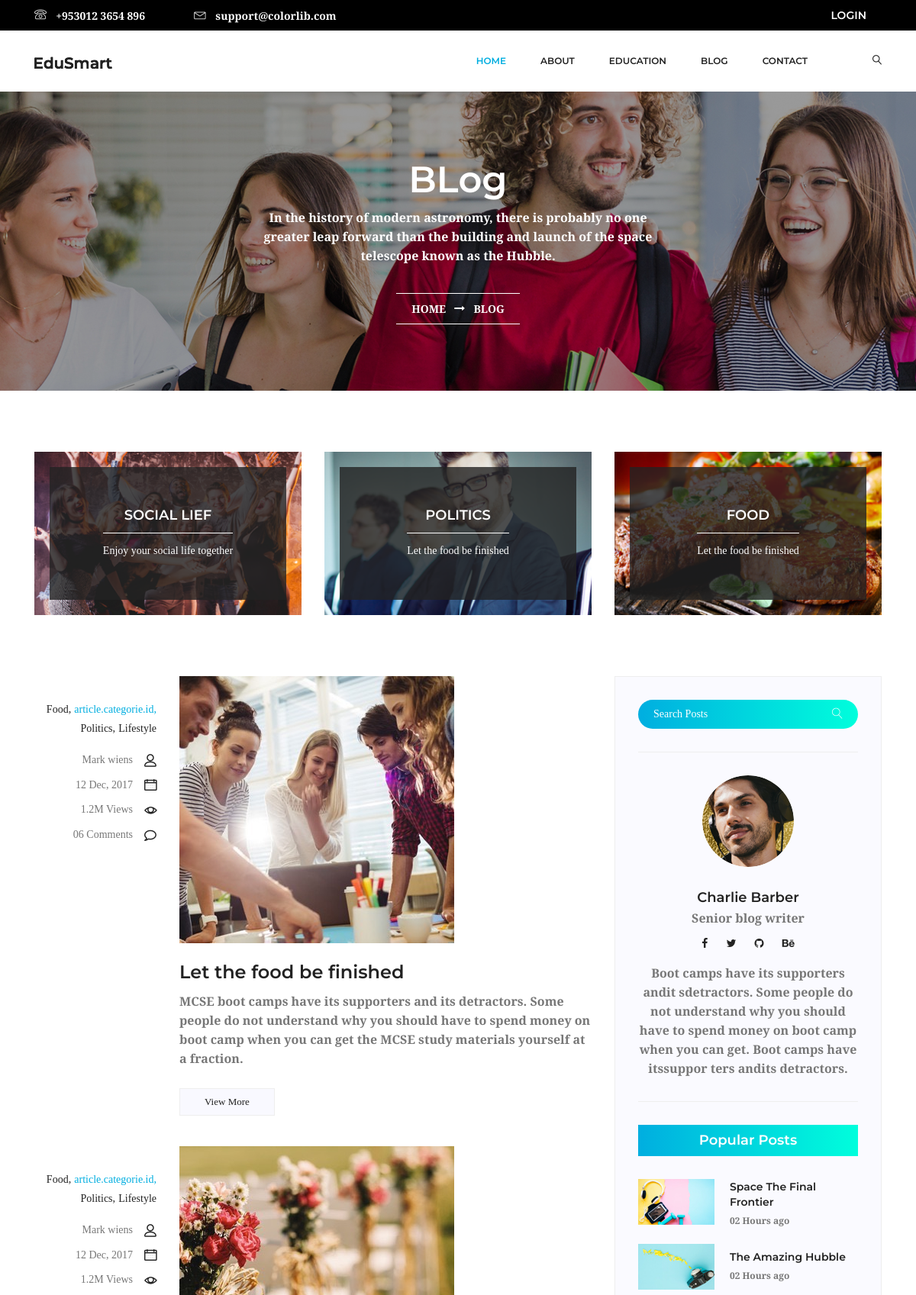
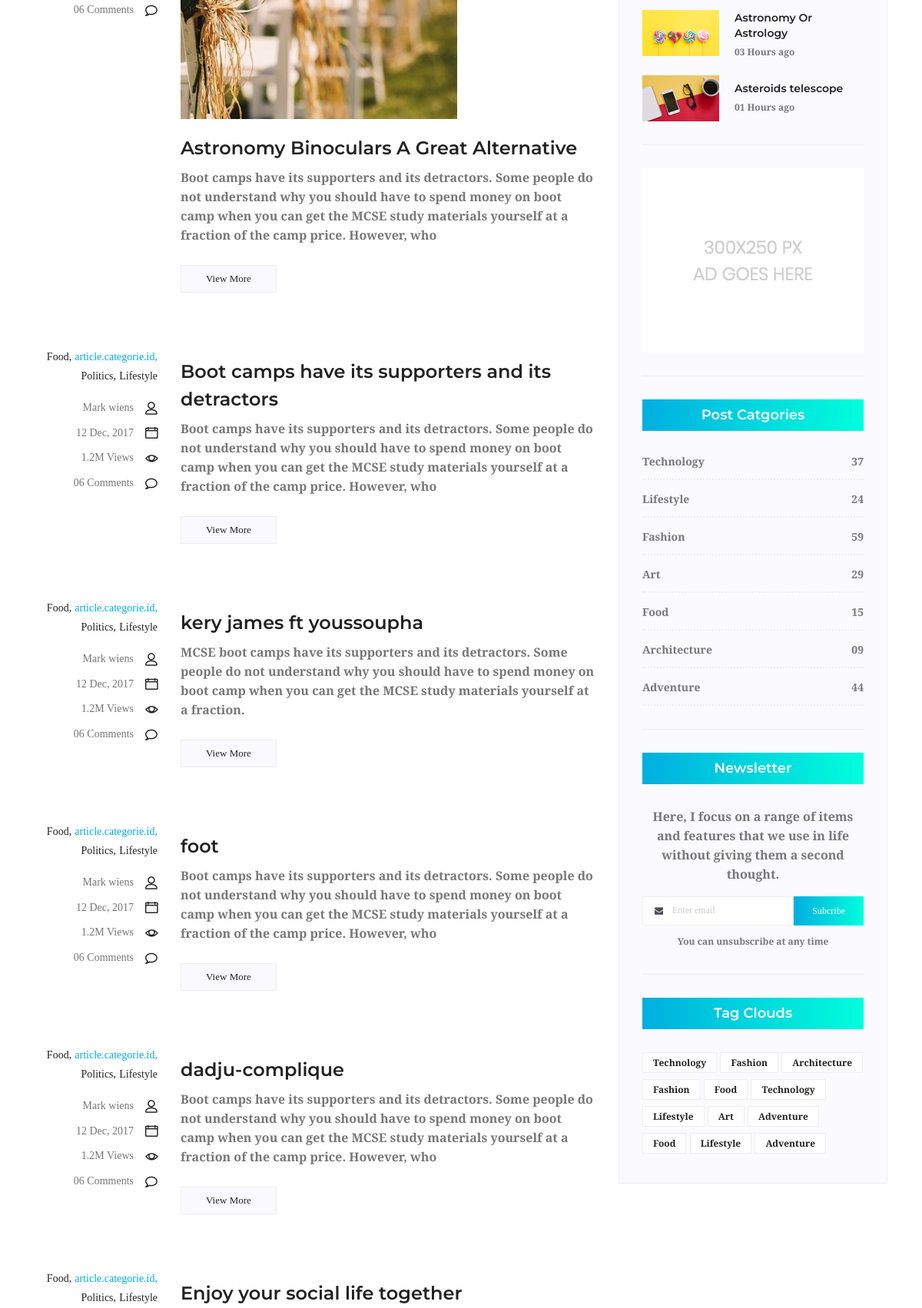
Screenshot of /blog/ (upper part) with the database file from the repository (2 pictures, top to bottom).
### blog_app/models.py (models this page shows, shortened)
class Categorie (models.Model):
    nom = models.CharField(max_length=225)
    titre = models.CharField(max_length =225)
    image = models.ImageField(blank=True, upload_to='img')
    statut = models.BooleanField(default = True)
    date_add = models.DateTimeField(auto_now_add= True)
    date_update = models.DateTimeField(auto_now= True)

class Artcle (models.Model):
    categorie = models.ForeignKey('Categorie', on_delete = models.CASCADE, related_name = 'categorie_article')
    auteur = models.ForeignKey(User, on_delete = models.CASCADE, related_name = 'user_article')
    tag = models.ManyToManyField("Tag")
    titre = models.CharField(max_length=255)
    description = models.CharField(max_length=225)
    contenue = HTMLField('contenue')
    image = models.ImageField(blank=True, upload_to='img')
    statut = models.BooleanField(default = True)
    date_add = models.DateTimeField(auto_now_add= True)
    date_update = models.DateTimeField(auto_now= True)

### blog_app/views.py (the view)
# urls.py: 2. Add a URL to urlpatterns:  path('blog/', include('blog.urls'))
def blog(request):
    cat_list = Categorie.objects.filter(statut=True)
    articles = Artcle.objects.filter(statut=True)
    data = {
        'cat_list': cat_list,
        'articles': articles,
    }
    return render(request, 'pages/blog.html', data)

### templates/pages/blog.html (shortened to what this page needs)
{% extends "bases/base.html" %}
{% block content %}
<section class="banner_area">
    <div class="banner_inner d-flex align-items-center">
        <div class="overlay"></div>
        <div class="container">
            <div class="row justify-content-center">
                <div class="col-lg-6">
                    <div class="banner_content text-center">
                        <h2>BLog</h2>
                        <p>In the history of modern astronomy, there is probably no one greater leap forward than
                            the
                            building and launch of the space telescope known as the Hubble.</p>
                        <div class="page_link">
                            <a href="index.html">Home</a>
                            <a href="blog.html">BLog</a>
                        </div>
                    </div>
                </div>
            </div>
        </div>
    </div>
</section>
<section class="blog_categorie_area">
    <div class="container">
        <div class="row">
            {% for categorie in cat_list %}
                {% if forloop.counter < 4 %}
                    <div class="col-lg-4">
                        <div class="categories_post">
                            <div class="categories_details">
                                <div class="categories_text">
                                    <a href="{% url 'blog_app:categorie' categorie.id %}">
                                        <h5>{{ categorie.nom }}</h5>
                                    </a>
                                    <div class="border_line"></div>
                                    <p>{{ categorie.titre }}</p>
                                </div>
                            </div>
                        </div>
                    </div>
                {% endif %}
            {% endfor %}
        </div>
    </div>
</section>
<section class="blog_area">
    <div class="container">
        <div class="row">
            <div class="col-lg-8">
                <div class="blog_left_sidebar">
                    {% for article in articles %}
                        <article class="row blog_item">
                            <div class="col-md-3">
                                <div class="blog_info text-right">
                                    <div class="post_tag">
                                        <a href="#">Food,</a>
                                        <a class="active" href="{% url 'blog_app:categorie' article.categorie.id %}">article.categorie.id,</a>
                                        <a href="#">Politics,</a>
                                        <a href="#">Lifestyle</a>
                                    </div>
                                    <ul class="blog_meta list">
                                        <li><a href="#">Mark wiens<i class="lnr lnr-user"></i></a></li>
                                        <li><a href="#">12 Dec, 2017<i class="lnr lnr-calendar-full"></i></a></li>
                                        <li><a href="#">1.2M Views<i class="lnr lnr-eye"></i></a></li>
                                        <li><a href="#">06 Comments<i class="lnr lnr-bubble"></i></a></li>
                                    </ul>
                                </div>
                            </div>
                            <div class="col-md-9">
                                <div class="blog_post">
                                    <img src="{{ article.image.url }}" alt="">
                                    <div class="blog_details">
                                        <a href="single-blog.html">
                                            <h2>{{ article.titre }}</h2>
                                        </a>
                                        <p>{{ article.description }}</p>
                                        <a href="single-blog.html" class="blog_btn">View More</a>
                                    </div>
                                </div>
                            </div>
                        </article>
                    {% endfor %}
                </div>
            </div>
            <div class="col-lg-4">
                <div class="blog_right_sidebar">
                    <aside class="single_sidebar_widget search_widget">
                        <div class="input-group">
                            <input type="text" class="form-control" placeholder="Search Posts">
                            <span class="input-group-btn">
                                <button class="btn btn-default" type="button"><i class="lnr lnr-magnifier"></i></button>
                            </span>
                        </div>
                        <div class="br"></div>
                    </aside>
                    <aside class="single_sidebar_widget author_widget">
                        <img class="author_img rounded-circle" src="/static/img/blog/author.png" alt="">
                        <h4>Charlie Barber</h4>
                        <p>Senior blog writer</p>
                        <div class="social_icon">
                            <a href="#"><i class="fa fa-facebook"></i></a>
                            <a href="#"><i class="fa fa-twitter"></i></a>
                            <a href="#"><i class="fa fa-github"></i></a>
                            <a href="#"><i class="fa fa-behance"></i></a>
                        </div>
                        <p>Boot camps have its supporters andit sdetractors. Some people do not understand why you
                            should have to spend money on boot camp when you can get. Boot camps have itssuppor
                            ters andits detractors.</p>
                        <div class="br"></div>
                    </aside>
                    <aside class="single_sidebar_widget popular_post_widget">
                        <h3 class="widget_title">Popular Posts</h3>
                        <div class="media post_item">
                            <img src="/static/img/blog/popular-post/post1.jpg" alt="post">
                            <div class="media-body">
                                <a href="blog-details.html">
                                    <h3>Space The Final Frontier</h3>
                                </a>
                                <p>02 Hours ago</p>
                            </div>
                        </div>
                        <div class="media post_item">
                            <img src="/static/img/blog/popular-post/post2.jpg" alt="post">
                            <div class="media-body">
                                <a href="blog-details.html">
                                    <h3>The Amazing Hubble</h3>
                                </a>
                                <p>02 Hours ago</p>
                            </div>
                        </div>
                        <div class="media post_item">
                            <img src="/static/img/blog/popular-post/post3.jpg" alt="post">
                            <div class="media-body">
                                <a href="blog-details.html">
                                    <h3>Astronomy Or Astrology</h3>
                                </a>
                                <p>03 Hours ago</p>
                            </div>
                        </div>
                        <div class="media post_item">
                            <img src="/static/img/blog/popular-post/post4.jpg" alt="post">
                            <div class="media-body">
                                <a href="blog-details.html">
                                    <h3>Asteroids telescope</h3>
                                </a>
                                <p>01 Hours ago</p>
                            </div>
                        </div>
                        <div class="br"></div>
                    </aside>
                    <aside class="single_sidebar_widget ads_widget">
                        <a href="#"><img class="img-fluid" src="/static/img/blog/add.jpg" alt=""></a>
                        <div class="br"></div>
                    </aside>
                    <aside class="single_sidebar_widget post_category_widget">
                        <h4 class="widget_title">Post Catgories</h4>
                        <ul class="list cat-list">
                            <li>
                                <a href="#" class="d-flex justify-content-between">
                                    <p>Technology</p>
                                    <p>37</p>
                                </a>
                            </li>
                            <li>
                                <a href="#" class="d-flex justify-content-between">
                                    <p>Lifestyle</p>
                                    <p>24</p>
                                </a>
                            </li>
                            <li>
                                <a href="#" class="d-flex justify-content-between">
                                    <p>Fashion</p>
                                    <p>59</p>
                                </a>
                            </li>
                            <li>
                                <a href="#" class="d-flex justify-content-between">
                                    <p>Art</p>
                                    <p>29</p>
                                </a>
                            </li>
                            <li>
                                <a href="#" class="d-flex justify-content-between">
                                    <p>Food</p>
                                    <p>15</p>
                                </a>
                            </li>
                            <li>
                                <a href="#" class="d-flex justify-content-between">
                                    <p>Architecture</p>
                                    <p>09</p>
                                </a>
                            </li>
                            <li>
                                <a href="#" class="d-flex justify-content-between">
                                    <p>Adventure</p>
                                    <p>44</p>
                                </a>
                            </li>
                        </ul>
                        <div class="br"></div>
                    </aside>
                    <aside class="single-sidebar-widget newsletter_widget">
                        <h4 class="widget_title">Newsletter</h4>
                        <p>
                            Here, I focus on a range of items and features that we use in life without
                            giving them a second thought.
                        </p>
                        <div class="form-group d-flex flex-row">
                            <div class="input-group">
                                <div class="input-group-prepend">
                                    <div class="input-group-text"><i class="fa fa-envelope" aria-hidden="true"></i></div>
                                </div>
                                <input type="text" class="form-control" id="inlineFormInputGroup" placeholder="Enter email"
                                    onfocus="this.placeholder = ''" onblur="this.placeholder = 'Enter email'">
                            </div>
                            <a href="#" class="bbtns">Subcribe</a>
                        </div>
                        <p class="text-bottom">You can unsubscribe at any time</p>
                        <div class="br"></div>
                    </aside>
                    <aside class="single-sidebar-widget tag_cloud_widget">
                        <h4 class="widget_title">Tag Clouds</h4>
                        <ul class="list">
                            <li><a href="#">Technology</a></li>
                            <li><a href="#">Fashion</a></li>
                            <li><a href="#">Architecture</a></li>
                            <li><a href="#">Fashion</a></li>
                            <li><a href="#">Food</a></li>
                            <li><a href="#">Technology</a></li>
                            <li><a href="#">Lifestyle</a></li>
                            <li><a href="#">Art</a></li>
                            <li><a href="#">Adventure</a></li>
                            <li><a href="#">Food</a></li>
                            <li><a href="#">Lifestyle</a></li>
                            <li><a href="#">Adventure</a></li>
                        </ul>
                    </aside>
                </div>
            </div>
        </div>
    </div>
</section>
{% endblock content %}

### rows the page displays
Categorie: nom "SOCIAL LIEF", titre "Enjoy your social life together"
Categorie: nom "POLITICS", titre "Let the food be finished"
Categorie: nom "FOOD", titre "Let the food be finished"
Artcle: image (picture), titre "Let the food be finished", description "MCSE boot camps have its supporters and its detractors. Some people do not understand why you should have to spend money on boot camp when you can get the MCSE study materials yourself at a fraction."
Artcle: image (picture), titre "Astronomy Binoculars A Great Alternative", description "Boot camps have its supporters and its detractors. Some people do not understand why you should have to spend money on boot camp when you can get the MCSE study materials yourself at a fraction of the camp price. However, who"
Artcle: titre "Boot camps have its supporters and its detractors", description "Boot camps have its supporters and its detractors. Some people do not understand why you should have to spend money on boot camp when you can get the MCSE study materials yourself at a fraction of the camp price. However, who"
Artcle: titre "kery james ft youssoupha", description "MCSE boot camps have its supporters and its detractors. Some people do not understand why you should have to spend money on boot camp when you can get the MCSE study materials yourself at a fraction."
Artcle: titre "foot", description "Boot camps have its supporters and its detractors. Some people do not understand why you should have to spend money on boot camp when you can get the MCSE study materials yourself at a fraction of the camp price. However, who"
Artcle: titre "dadju-complique", description "Boot camps have its supporters and its detractors. Some people do not understand why you should have to spend money on boot camp when you can get the MCSE study materials yourself at a fraction of the camp price. However, who"
Artcle: titre "Enjoy your social life together"
